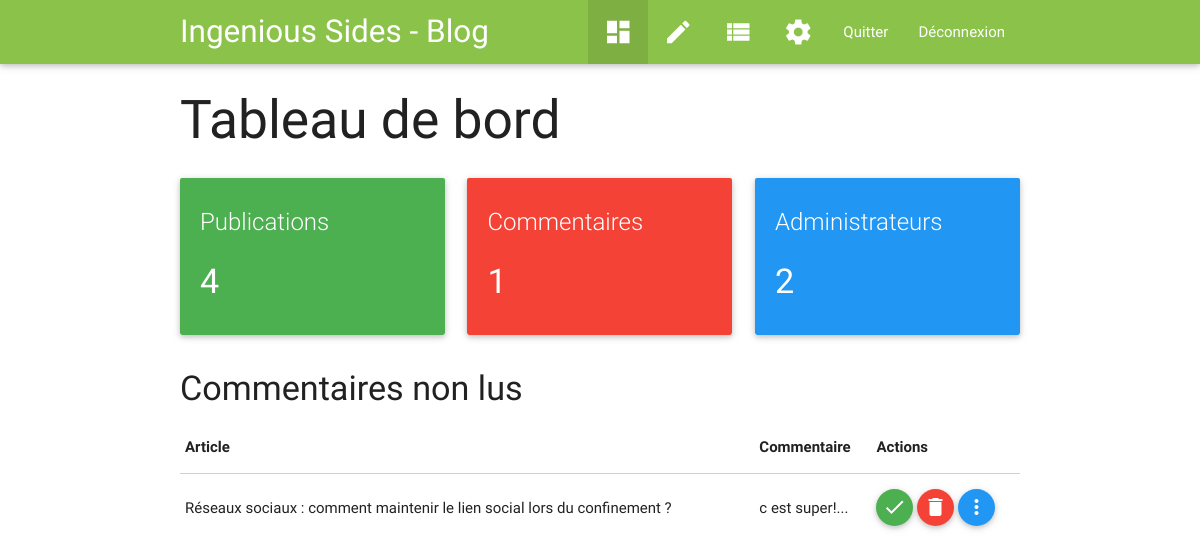
Page /admin/index.php?page=dashboard (signed in) on the committed database.
### tables this page shows
CREATE TABLE `comments` (
  `id` int(11) NOT NULL,
  `name` varchar(255) NOT NULL,
  `email` varchar(255) NOT NULL,
  `comment` text NOT NULL,
  `post_id` int(11) NOT NULL,
  `date` datetime NOT NULL,
  `seen` tinyint(1) NOT NULL DEFAULT 0
);

CREATE TABLE `posts` (
  `id` int(11) NOT NULL,
  `title` varchar(255) NOT NULL,
  `content` text NOT NULL,
  `writer` varchar(255) NOT NULL,
  `image` varchar(255) NOT NULL DEFAULT 'post.png',
  `date` datetime NOT NULL,
  `posted` tinyint(1) NOT NULL DEFAULT 0
);

### admin/functions/dashboard.func.php (called while the page is built, shortened)
<?php
function inTable($table){
    global $db;
    $query = $db->query("SELECT COUNT(id) FROM $table");
    return $nombre = $query->fetch();
}
function getColor($table,$colors){
    if(isset($colors[$table])){
        return $colors[$table];
    }else{
        return "orange";
    }
}
function get_comments(){
    global $db;
    $req = $db->query("
        SELECT  comments.id,
                comments.name,
                comments.email,
                comments.date,
                comments.post_id,
                comments.comment,
                posts.title
        FROM comments
        JOIN posts
        ON comments.post_id = posts.id
        WHERE comments.seen = '0'
        ORDER BY comments.date ASC
    ");
    $results = [];
    while($rows = $req->fetchObject()){
        $results[] = $rows;
    }
    return $results;
}

### admin/pages/dashboard.php (the view, shortened to what this page needs)
<h2>Tableau de bord</h2>
<div class="row">
    <?php
        $tables = [
            "Publications"      =>  "posts",
            "Commentaires"      =>  "comments",
            "Administrateurs"   =>  "admins"
        ];
        $colors = [
            "posts"     =>  "green",
            "comments"  =>  "red",
            "admins"    =>  "blue"
        ];
    ?>
    <?php
        foreach($tables as $table_name => $table){
            ?>
                <div class="col l4 m6 s12">
                    <div class="card">
                        <div class="card-content <?= getColor($table,$colors) ?> white-text">
                            <span class="card-title"><?= $table_name ?></span>
                            <?php $nbrInTable = inTable($table); ?>
                            <h4><?= $nbrInTable[0] ?></h4>
                        </div>
                    </div>
                </div>
            <?php
        }
    ?>
</div>
<h4>Commentaires non lus</h4>
<?php
    $comments = get_comments();
?>
<table>
    <thead>
        <tr>
            <th>Article</th>
            <th>Commentaire</th>
            <th>Actions</th>
        </tr>
    </thead>
    <tbody>
        <?php
        if(!empty($comments)) {
            foreach ($comments as $comment) {
                ?>
                <tr id="commentaire_<?= $comment->id ?>">
                    <td><?= $comment->title ?></td>
                    <td><?= substr($comment->comment, 0, 100); ?>...</td>
                    <td>
                        <a href="#" id="<?= $comment->id ?>"
                           class="btn-floating btn-small waves-effect waves-light green see_comment"><i
                                class="material-icons">done</i></a>
                        <a href="#" id="<?= $comment->id ?>"
                           class="btn-floating btn-small waves-effect waves-light red delete_comment"><i
                                class="material-icons">delete</i></a>
                        <a href="#comment_<?= $comment->id ?>"
                           class="btn-floating btn-small waves-effect waves-light blue modal-trigger"><i
                                class="material-icons">more_vert</i></a>
                    </td>
                </tr>
            <?php
            }
        }
        ?>
    </tbody>
</table>
    <?php
    var_dump($_SESSION);
    ?>

### rows in the picture
comments: post.title "Réseaux sociaux : comment maintenir le lien social lors du confinement ?", comment "c est super!"

### other values in the picture
$table_name "Publications"
$nbrInTable[0] "4"
$table_name "Commentaires"
$nbrInTable[0] "1"
$table_name "Administrateurs"
$nbrInTable[0] "2"
